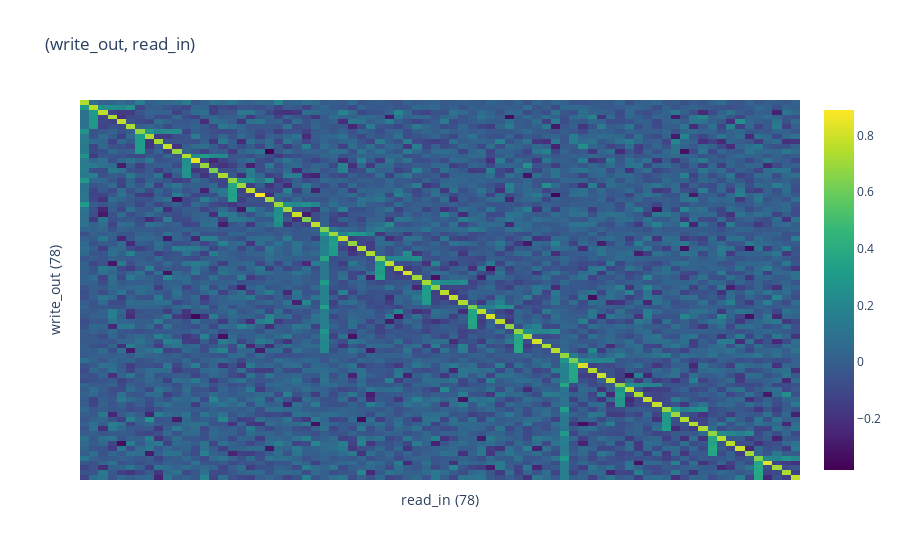

The notebook cell this image was saved under:
### Code cell
from interp_utils import heatmap


heatmap(write_out @ read_in.T, dim_names=('write_out', 'read_in'))

### Figure 1 — Plotly figure (JSON) as saved in the notebook; plotly's stock layout.template omitted (floating-point values rounded to 4 significant figures; data arrays with more than 128 entries replaced by an {"elided": "..."} marker saying what was removed)
{"data": [{"colorscale": [[0, "#440154"], [0.1111, "#482878"], [0.2222, "#3e4989"], [0.3333, "#31688e"], [0.4444, "#26828e"], [0.5556, "#1f9e89"], [0.6667, "#35b779"], [0.7778, "#6ece58"], [0.8889, "#b5de2b"], [1, "#fde725"]], "hovertemplate": "%{y}%{x}val: %{z:.2f}<extra></extra>", "type": "heatmap", "x": ["read_in: 0<br>", "read_in: 1<br>", "read_in: 2<br>", "read_in: 3<br>", "read_in: 4<br>", "read_in: 5<br>", "read_in: 6<br>", "read_in: 7<br>", "read_in: 8<br>", "read_in: 9<br>", "read_in: 10<br>", "read_in: 11<br>", "read_in: 12<br>", "read_in: 13<br>", "read_in: 14<br>", "read_in: 15<br>", "read_in: 16<br>", "read_in: 17<br>", "read_in: 18<br>", "read_in: 19<br>", "read_in: 20<br>", "read_in: 21<br>", "read_in: 22<br>", "read_in: 23<br>", "read_in: 24<br>", "read_in: 25<br>", "read_in: 26<br>", "read_in: 27<br>", "read_in: 28<br>", "read_in: 29<br>", "read_in: 30<br>", "read_in: 31<br>", "read_in: 32<br>", "read_in: 33<br>", "read_in: 34<br>", "read_in: 35<br>", "read_in: 36<br>", "read_in: 37<br>", "read_in: 38<br>", "read_in: 39<br>", "read_in: 40<br>", "read_in: 41<br>", "read_in: 42<br>", "read_in: 43<br>", "read_in: 44<br>", "read_in: 45<br>", "read_in: 46<br>", "read_in: 47<br>", "read_in: 48<br>", "read_in: 49<br>", "read_in: 50<br>", "read_in: 51<br>", "read_in: 52<br>", "read_in: 53<br>", "read_in: 54<br>", "read_in: 55<br>", "read_in: 56<br>", "read_in: 57<br>", "read_in: 58<br>", "read_in: 59<br>", "read_in: 60<br>", "read_in: 61<br>", "read_in: 62<br>", "read_in: 63<br>", "read_in: 64<br>", "read_in: 65<br>", "read_in: 66<br>", "read_in: 67<br>", "read_in: 68<br>", "read_in: 69<br>", "read_in: 70<br>", "read_in: 71<br>", "read_in: 72<br>", "read_in: 73<br>", "read_in: 74<br>", "read_in: 75<br>", "read_in: 76<br>", "read_in: 77<br>"], "y": ["write_out: 0<br>", "write_out: 1<br>", "write_out: 2<br>", "write_out: 3<br>", "write_out: 4<br>", "write_out: 5<br>", "write_out: 6<br>", "write_out: 7<br>", "write_out: 8<br>", "write_out: 9<br>", "write_out: 10<br>", "write_out: 11<br>", "write_out: 12<br>", "write_out: 13<br>", "write_out: 14<br>", "write_out: 15<br>", "write_out: 16<br>", "write_out: 17<br>", "write_out: 18<br>", "write_out: 19<br>", "write_out: 20<br>", "write_out: 21<br>", "write_out: 22<br>", "write_out: 23<br>", "write_out: 24<br>", "write_out: 25<br>", "write_out: 26<br>", "write_out: 27<br>", "write_out: 28<br>", "write_out: 29<br>", "write_out: 30<br>", "write_out: 31<br>", "write_out: 32<br>", "write_out: 33<br>", "write_out: 34<br>", "write_out: 35<br>", "write_out: 36<br>", "write_out: 37<br>", "write_out: 38<br>", "write_out: 39<br>", "write_out: 40<br>", "write_out: 41<br>", "write_out: 42<br>", "write_out: 43<br>", "write_out: 44<br>", "write_out: 45<br>", "write_out: 46<br>", "write_out: 47<br>", "write_out: 48<br>", "write_out: 49<br>", "write_out: 50<br>", "write_out: 51<br>", "write_out: 52<br>", "write_out: 53<br>", "write_out: 54<br>", "write_out: 55<br>", "write_out: 56<br>", "write_out: 57<br>", "write_out: 58<br>", "write_out: 59<br>", "write_out: 60<br>", "write_out: 61<br>", "write_out: 62<br>", "write_out: 63<br>", "write_out: 64<br>", "write_out: 65<br>", "write_out: 66<br>", "write_out: 67<br>", "write_out: 68<br>", "write_out: 69<br>", "write_out: 70<br>", "write_out: 71<br>", "write_out: 72<br>", "write_out: 73<br>", "write_out: 74<br>", "write_out: 75<br>", "write_out: 76<br>", "write_out: 77<br>"], "z": {"elided": "78x78 float values"}}], "layout": {"title": {"text": "(write_out, read_in)"}, "xaxis": {"showticklabels": false, "title": {"text": "read_in (78)"}}, "yaxis": {"autorange": "reversed", "showticklabels": false, "title": {"text": "write_out (78)"}}}}
